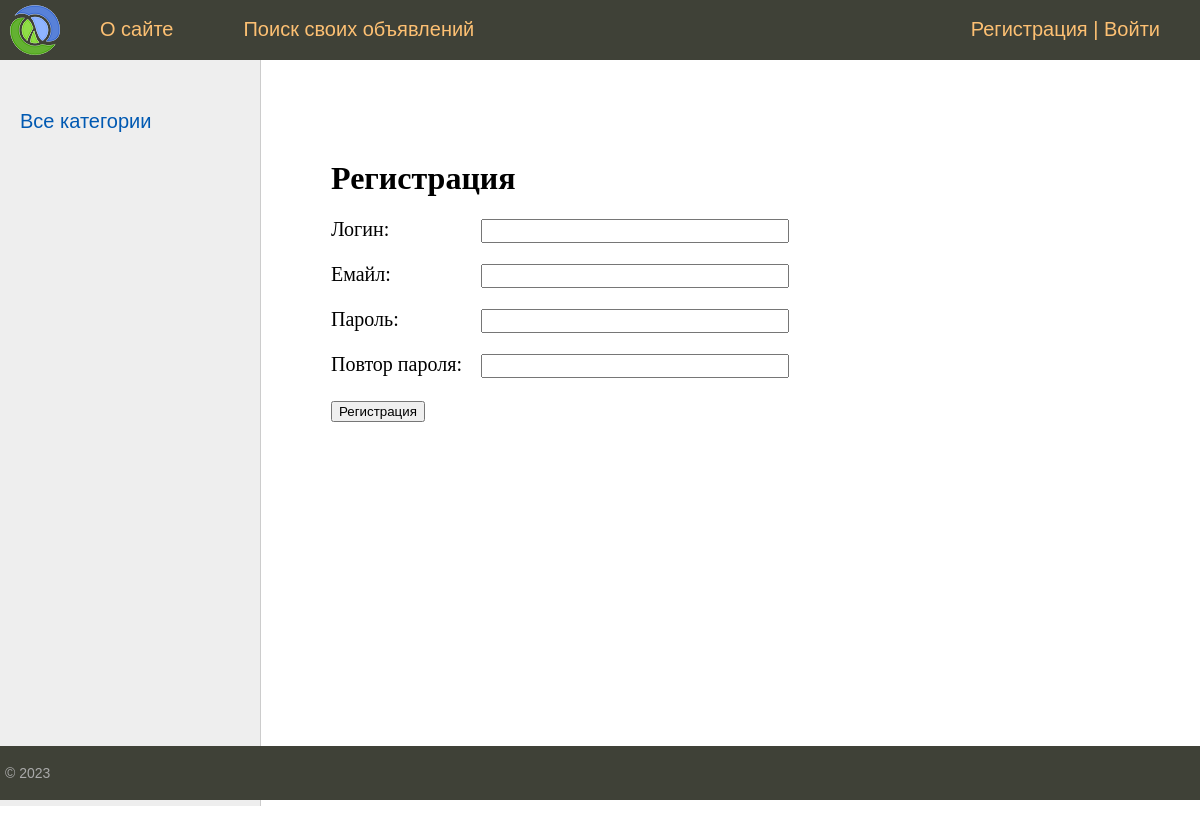
The page /register/ on the database as committed earlier.
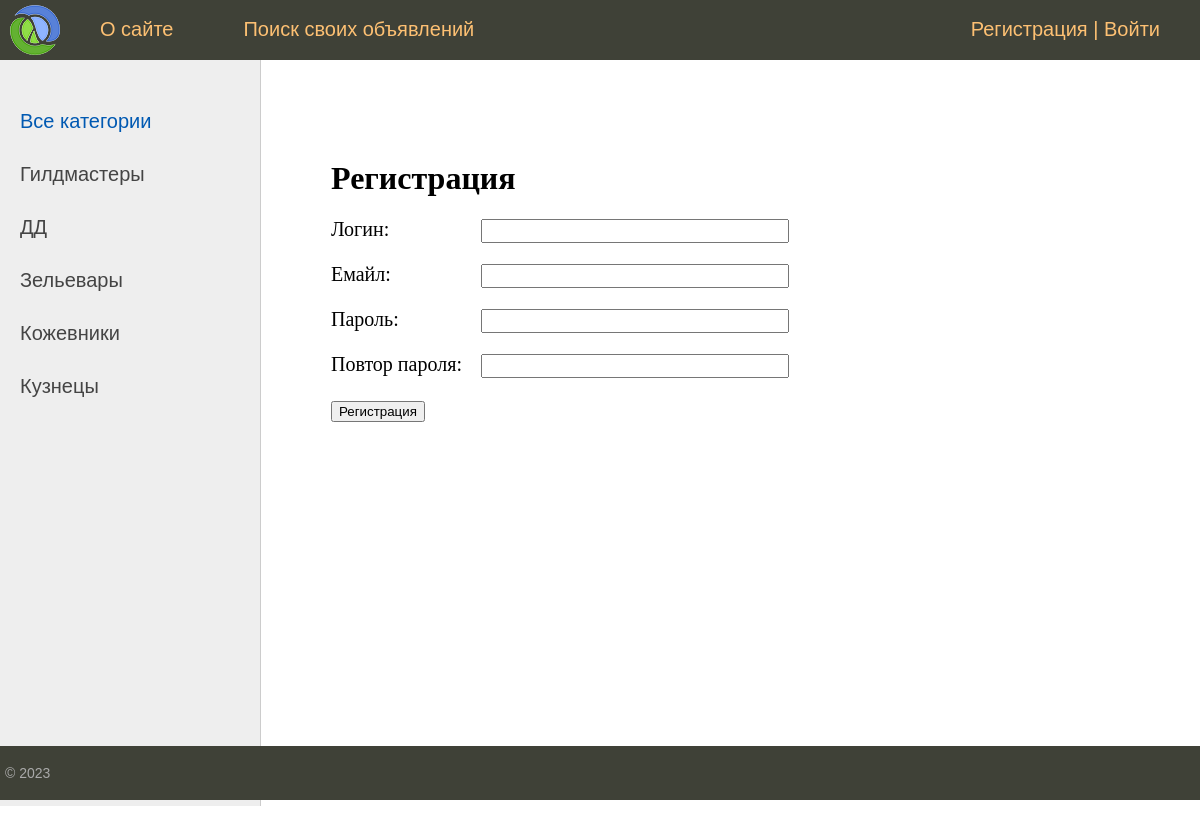
The same page on the database as committed later.
### board/models.py (models this page shows, shortened)
class Category(models.Model):
    name = models.CharField(max_length=50, db_index=True, verbose_name="Категория")
    slug = models.SlugField(max_length=255, unique=True, db_index=True, verbose_name='URL')
    def get_absolute_url(self):
        return reverse('category', kwargs={'cat_slug': self.slug})
    class Meta:
        verbose_name = 'Категория'
        verbose_name_plural = 'Категории'
        ordering = ['name']

### board/views.py (the view, shortened to what this page needs)
# urls.py: path('register/', RegisterUser.as_view(), name='register'),
class RegisterUser(DataMixin, CreateView):
    form_class = RegisterUserForm
    template_name = 'board/register.html'
    success_url = reverse_lazy('login')
    def get_context_data(self, *, object_list=None, **kwargs):
        context = super().get_context_data(**kwargs)  # получаем контекст уже существующий
        c_def = self.get_user_context(
            title='Регистрация'
        )
        return dict(list(context.items()) + list(c_def.items()))

### board/forms.py
class RegisterUserForm(UserCreationForm):
    username = forms.CharField(label='Логин', widget=forms.TextInput(attrs={'class': 'form-input'}))
    email = forms.EmailField(label='Емайл', widget=forms.EmailInput(attrs={'class': 'form-input'}))
    password1 = forms.CharField(label='Пароль', widget=forms.PasswordInput(attrs={'class': 'form-input'}))
    password2 = forms.CharField(label='Повтор пароля', widget=forms.PasswordInput(attrs={'class': 'form-input'}))
    class Meta:
        model = User
        fields = ('username', 'email', 'password1', 'password2')

### board/utils.py (called while the page is built)
    def get_user_context(self, **kwargs):
        context = kwargs
        cats = Category.objects.annotate(Count('announce'))
        user_menu = menu.copy()
        if not self.request.user.is_authenticated:
            user_menu.pop(1)
        context['menu'] = user_menu
        context['cats'] = cats
        if 'cat_selected' not in context:
            context['cat_selected'] = 0
        return context

### board/templates/board/register.html (shortened to what this page needs)
{% extends 'board/base.html' %}
{% block content %}
<h1>{{title}}</h1>
<form method="post">
    {% for f in form %}
        <p><label class="form-label" for="{{ f.id_for_label }}">{{f.label}}: </label>{{ f }}</p>
    {% endfor %}
    <button type="submit">Регистрация</button>
</form>
{% endblock %}

### board/templates/board/base.html (shortened to what this page needs)
{% load static %}
{% load board_tags %}
<!DOCTYPE html>
<html>
<head>
	<link type="text/css" href="{% static 'board/css/styles.css' %}" rel="stylesheet" />
</head>
<body>
<table class="table-page" border=0 cellpadding="0" cellspacing="0">
<tr><td valign=top>
{% block mainmenu %}
		<div class="header">
			<ul id="mainmenu" class="mainmenu">
			<li class="logo"><a href="{% url 'home' %}"><div class="logo"></div></a></li>
{% for m in menu %}
			<li><a href="{% url m.url_name %}">{{m.title}}</a></li>
{% endfor %}
	{% if request.user.is_authenticated %}
			<li class="last"> {{user.username}} | <a href="{% url 'logout' %}">Выйти</a></li>
	{% else %}
			<li class="last"><a href="{% url 'register' %}">Регистрация</a> | <a href="{% url 'login' %}">Войти</a></li>
	{% endif %}
			</ul>
		</div>
{% endblock mainmenu %}
<table class="table-content" border=0 cellpadding="0" cellspacing="0">
<tr>
	<td valign="top" class="left-chapters">
	<ul id="leftchapters">
		{% if cat_selected == 0 %}
			<li class="selected">Все категории</li>
		{% else %}
			<li><a href="{% url 'home' %}">Все категории</a></li>
		{% endif %}
		{% for c in cats %}
		{% if c.announce__count > 0 %}
			{% if c.pk == cat_selected %}
				<li class="selected">{{c.name}}</li>
			{% else %}
				<li><a href="{{ c.get_absolute_url }}">{{c.name}}</a></li>
			{% endif %}
		{% endif %}
		{% endfor %}
	</ul>
</td>
<td valign="top" class="content">
	<div class="content-text">
{% block content %}
{% endblock %}
	</div>
</td></tr></table>
</td></tr>
<tr><td valign=top>
	<div id="footer">
		<p>&copy; 2023</p>
	</div>
</td></tr></table>
</body>
</html>

Rows that differ between the two databases and show on the page:
added Category: name "Гилдмастеры"
added Category: name "ДД"
added Category: name "Зельевары"
added Category: name "Кожевники"
added Category: name "Кузнецы"
